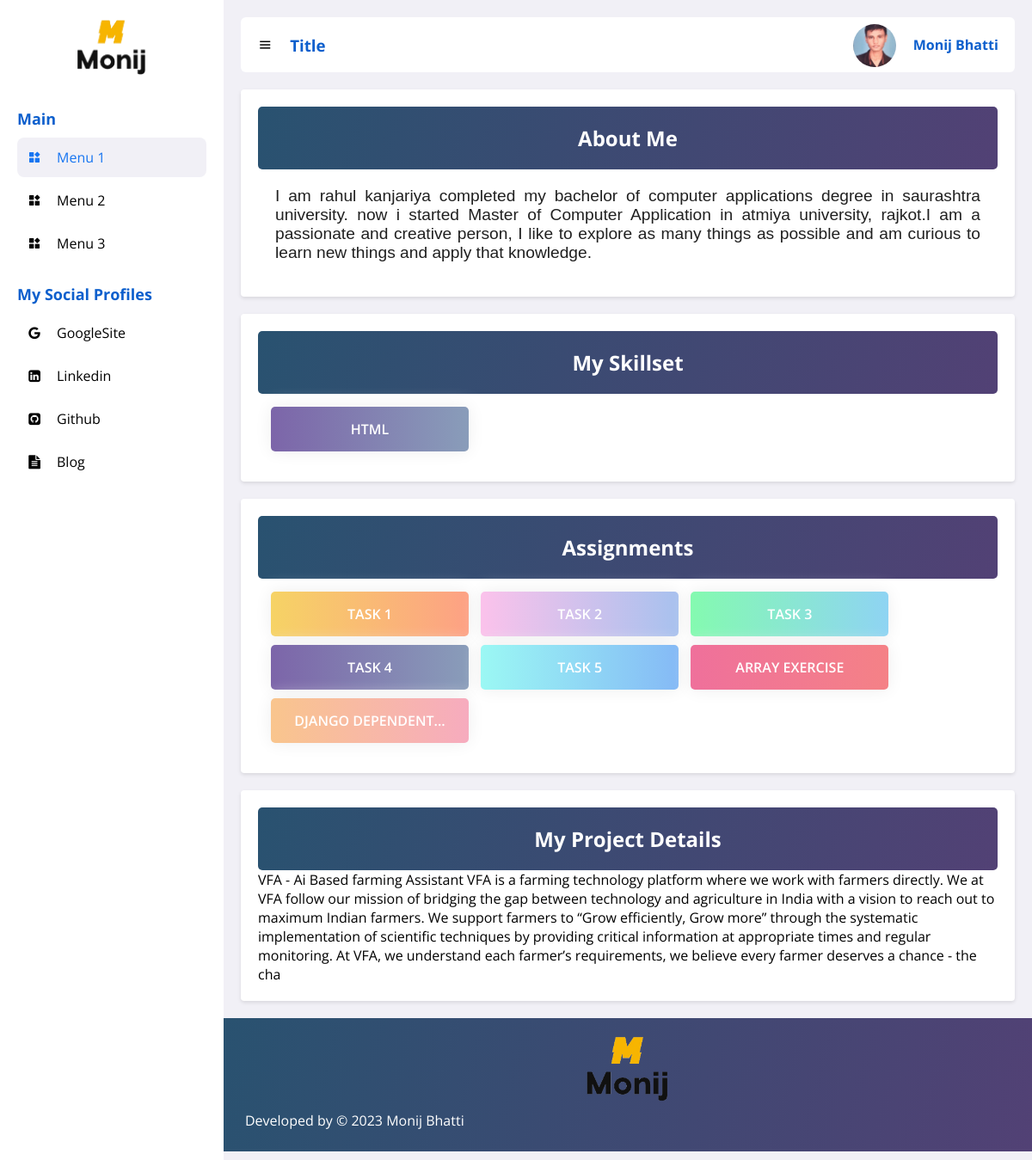
Before: /dashbord/index.php with the older database file.
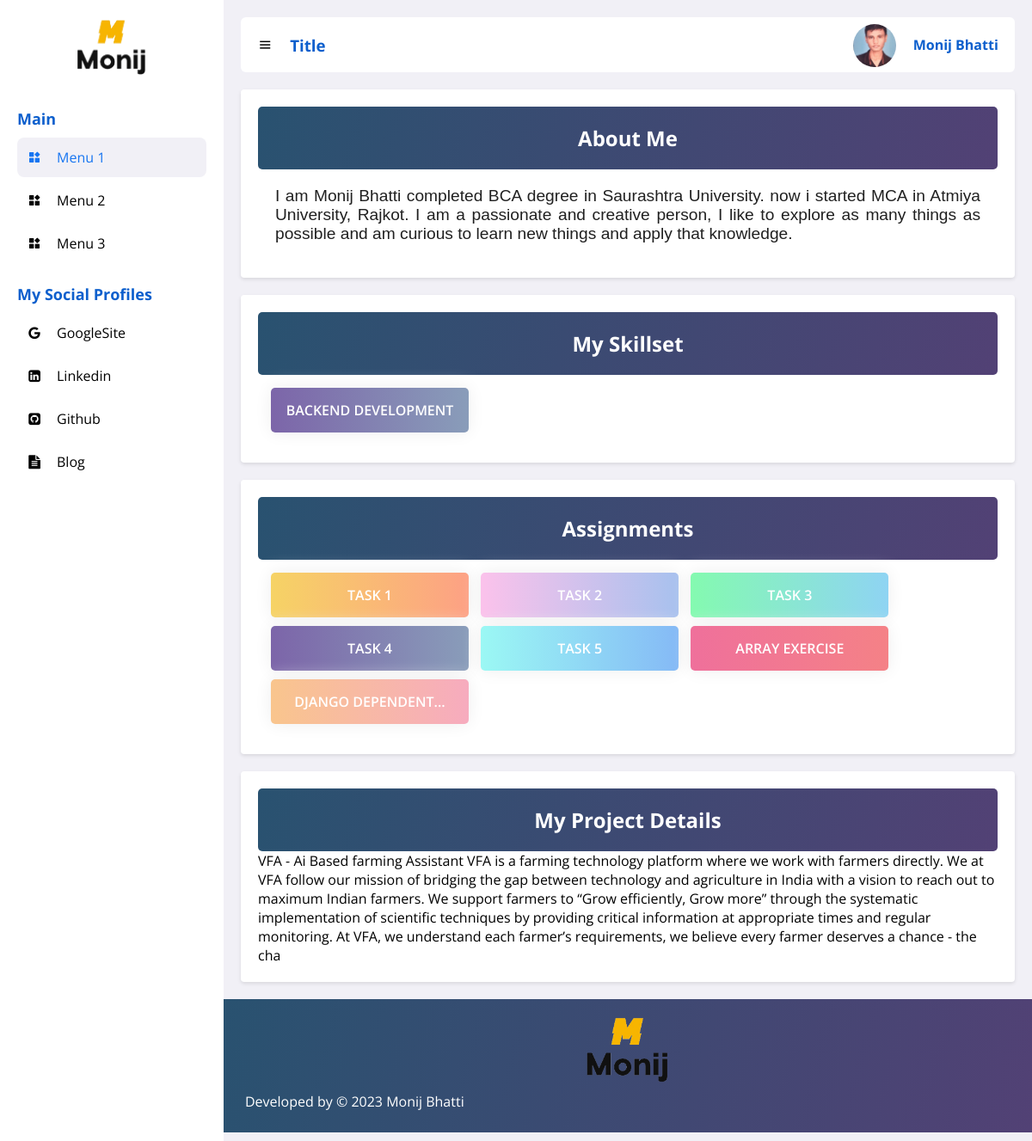
After: the same page with the newer database file.
### tables this page shows
CREATE TABLE `about_details` (
  `id` int(11) NOT NULL,
  `about_me` varchar(555) NOT NULL,
  `skillset` varchar(555) NOT NULL,
  `project_details` varchar(555) NOT NULL
);

### dashbord/index.php (the view, shortened to what this page needs)
<?php
$conncation = mysqli_connect("localhost","root","","15618223036");
  $query = "SELECT * FROM about_details";
  $execute_query =  mysqli_query($conncation ,$query);
  $number_record = mysqli_num_rows($execute_query);
  for ($i=1;  $i <= $number_record; $i++)
  {
   $fetch_data = mysqli_fetch_row($execute_query);
?>
<!DOCTYPE html>
<html lang="en">
<head>
    <link href='https://unpkg.com/boxicons@2.0.9/css/boxicons.min.css' rel='stylesheet'>
    <link rel="stylesheet" href="https://cdnjs.cloudflare.com/ajax/libs/font-awesome/4.7.0/css/font-awesome.min.css">
    <link rel="stylesheet" href="./style.css">
</head>
<body>
    <section id="sidebar">
        <a href="#" class="brand"><img src="./img/logo.png" alt="" class="img"> </a>
         <ul class="side-menu top">
            <li class="divider" data-text="Main">Main</li>
            <li class="active">
                <a href="#">
                    <i class='bx bxs-widget icon'></i>
                    <span class="text">Menu 1</span>
                </a>
            </li>
            <li>
                <a href="#">
                    <i class='bx bxs-widget icon'></i>
                    <span class="text">Menu 2 </span>
                </a>
            </li>
            <li>
                <a href="#">
                    <i class='bx bxs-widget icon'></i>
                    <span class="text">Menu 3 </span>
                </a>
            </li>
            <li class="divider" data-text="My Social Profiles">My Social Profiles</li>
            <li>
                <a href="https://sites.google.com/view/monij-bhatti/home">
                    <i class='fa fa-google icon'></i>
                    <span class="text">GoogleSite</span>
                </a>
            </li>
            <li>
                <a href="https://www.linkedin.com/in/monijbhatti">
                    <i class='fa fa-linkedin-square icon'></i>
                    <span class="text">Linkedin</span>
                </a>
            </li>
            <li>
                <a href="https://github.com/MonijBhatti">
                    <i class='fa fa-github-square icon'></i>
                    <span class="text">Github</span>
                </a>
            </li>
            <li>
                <a href="#">
                    <i class="fa fa-file-text icon"></i>
                    <span class="text">Blog</span>
                </a>
            </li>
        </ul>
    </section>
    <section id="content">
        <nav id="navbar" >
           <div class="navbar-item">
            <i class='bx bx-menu toggle-sidebar'></i>
            <form action="#">
                <div class="form-group">
                    <h1 class="title">Title</h1>
                </div>
            </form>
            <div class="profile">
                <img src="./img/profile.jpg">
            </div>
            <div class="form-group">
                    <h4 class="title">Monij Bhatti</h4>
                </div>
            </div>
        </nav>
        <div class="container">
            <div class="dashboard-item">
                <div id="about-me" class="section-title">
                    <h2>About Me</h2>
                </div>
                <p class="about"><?php echo $fetch_data[1]?></p>
            </div>
            <div class="dashboard-item">
                <div id="my-skillset" class="section-title">
                    <h2>My Skillset</h2>
                </div>
                <div class="btn-group">
                <button class="btn btn-4"><?php  echo $fetch_data[2] ?> </button>
                </div>
            </div>
            <div class="dashboard-item">
                <div id="assignments" class="section-title">
                    <h2>Assignments</h2>
                </div>
                <div class="btn-group">
                    <a href="https://github.com/MonijBhatti/Web_Devlopment_Using_PHP/tree/main/Practical%20Exercises/Task_1"><button class="btn btn-1">Task 1</button></a>
                    <a href="https://github.com/MonijBhatti/Web_Devlopment_Using_PHP/tree/main/Practical%20Exercises/Task_2"><button class="btn btn-2">Task 2</button></a>
                    <a href="https://github.com/MonijBhatti/Web_Devlopment_Using_PHP/tree/main/Practical%20Exercises/Task_3"><button class="btn btn-3">Task 3</button></a>
                    <button class="btn btn-4" disabled>Task 4</button>
                    <button class="btn btn-5">Task 5</button>
                    <a href="https://github.com/MonijBhatti/Web_Devlopment_Using_PHP/tree/main/ARRAY%20EXERCISE"><button class="btn btn-6">Array Exercise</button></a>
                    <a href="https://github.com/MonijBhatti/Django_Dependent_DropDown"><button class="btn btn-7">Django Dependent...</button></a>
                </div>
            </div>
            <div class="dashboard-item">
                <div id="project-details" class="section-title">
                    <h2>My Project Details</h2>
                </div>
                <p><?php echo $fetch_data[3]?></p>
            </div>
        </div>
        <div id="footer">
            <img src="./img/logo.png" alt="Footer Logo" width="100">
            <div style="margin: 5px; text-align: start;">
                <p>Developed by &copy; 2023 Monij Bhatti</p>
            </div>
        </div>
    </section>
</body>
</html>
<?php
  }
?>

### dashbord/style.css (style rules this page uses)
* { font-family: 'Open Sans', sans-serif; margin: 0; padding: 0; box-sizing: border-box; }
:root { --grey: #F1F0F6; --dark-grey: #8D8D8D; --light: #fff; --dark: #000; --green: #81D43A; --light-green: #E3FFCB; --blue: #1775F1; --light-blue: #D0E4FF; --dark-blue: #0C5FCD; --red: #FC3B56; }
html { overflow-x: hidden; }
body { background: var(--grey); overflow-x: hidden; }
a { text-decoration: none; }
li { list-style: none; }
#sidebar { position: fixed; max-width: 260px; width: 100%; background: var(--light); top: 0; left: 0; height: 100%; overflow-y: auto; scrollbar-width: none; transition: all .3s ease; z-index: 200; }
#sidebar .brand { display: flex; position: sticky; top: 10px; justify-content: center; height: 90px; margin: 0px; padding: 12px; }
#sidebar .icon { min-width: 60px; display: flex; justify-content: center; align-items: center; margin-right: 6px; }
#sidebar .side-menu { margin: 36px 0; padding: 0 20px; transition: all .3s ease; }
#sidebar .side-menu a { display: flex; align-items: center; font-size: 14px; color: var(--dark); padding: 12px 16px 12px 0; transition: all .3s ease; margin: 4px 0; white-space: nowrap; }
#sidebar .side-menu li a { width: 100%; height: 100%; display: flex; align-items: center; border-radius: 8px; font-size: 16px; color: var(--dark); white-space: nowrap; overflow-x: hidden; }
#sidebar .side-menu li.active { background: var(--grey); border-radius: 8px; position: relative; }
#sidebar .side-menu.top li.active a { color: var(--blue); }
#sidebar .side-menu li a .bx { min-width: calc(60px - ((4px + 6px) * 2)); display: flex; justify-content: center; }
#sidebar .side-menu li a .fa { min-width: calc(60px - ((4px + 6px) * 2)); display: flex; justify-content: center; }
#sidebar .divider { margin-top: 24px; margin-bottom: 10px; font-size: 18px; font-weight: 700; color: #0c5fcd; transition: all .3s ease; white-space: nowrap; }
#content { position: relative; width: calc(100% - 260px); left: 260px; transition: all .3s ease; }
#navbar { margin: 20px; border-radius: 0.375rem; background: var(--light); }
.navbar-item { padding: 0 1.2rem; margin: 0.75rem auto 0; height: 64px; display: flex; align-items: center; grid-gap: 20px; position: sticky; z-index: 100; }
nav .toggle-sidebar { font-size: 18px; cursor: pointer; }
nav form { max-width: 400px; width: 100%; margin-right: auto; }
nav .form-group { position: relative; color: #0c5fcd; }
nav .profile { position: relative; padding-top: 6px; }
nav .profile img { width: 50px; height: 50px; border-radius: 50%; object-fit: cover; }
.section-title { background: linear-gradient(105deg, #295270, #524175); color: #fff; border-radius: 5px; text-align: center; padding: 20px; font-family: 'Helvetica Neue', sans-serif; }
.dashboard-item { border-radius: 4px; margin: 20px; padding: 20px; margin-bottom: 20px; background: #fff; box-shadow: 0 2px 4px rgba(0, 0, 0, 0.1); font-family: 'Arial', sans-serif; }
.about { margin: 10PX; text-align: justify; padding: 10px; font: 1.2em sans-serif; color: #202020; }
.btn-group { margin: 10px; }
.btn { flex: 1 1 auto; margin: 5px; padding: 15px; border: none; text-align: center; text-transform: uppercase; transition: 0.5s; background-size: 200% auto; color: white; font-size: medium; font-weight: 600; width: 230px; box-shadow: 0 0 20px #eee; border-radius: 5px; }
.btn-1 { background-image: linear-gradient(to right, #f6d365 0%, #fda085 51%, #f6d365 100%); }
.btn-2 { background-image: linear-gradient(to right, #fbc2eb 0%, #a6c1ee 51%, #fbc2eb 100%); }
.btn-3 { background-image: linear-gradient(to right, #84fab0 0%, #8fd3f4 51%, #84fab0 100%); }
.btn-4 { background-image: linear-gradient(to right, #7c65a9, #96d4ca); }
.btn-5 { background-image: linear-gradient(to right, #9bf8f4, #6f7bf7); }
.btn-6 { background-image: linear-gradient(to right, #ef709b, #fa9372); }
.btn-7 { background-image: linear-gradient(to right, #f9c58d, #f492f0); }
#footer { background: linear-gradient(105deg, #295270, #524175); color: #fff; text-align: center; justify-content: center; padding: 20px; margin-bottom: 10px; font-family: 'Helvetica Neue', sans-serif; }

Changed rows visible on the page:
changed about_details: about_me "I am rahul kanjariya completed my bachelor of computer applications degree in saurashtra university. now i started Master of Computer Application in atmiya university, rajkot.I am a passionate and…" → "I am Monij Bhatti completed BCA degree in Saurashtra University. now i started MCA in Atmiya University, Rajkot. I am a passionate and…"; skillset "HTML" → "BACKEND DEVELOPMENT"
